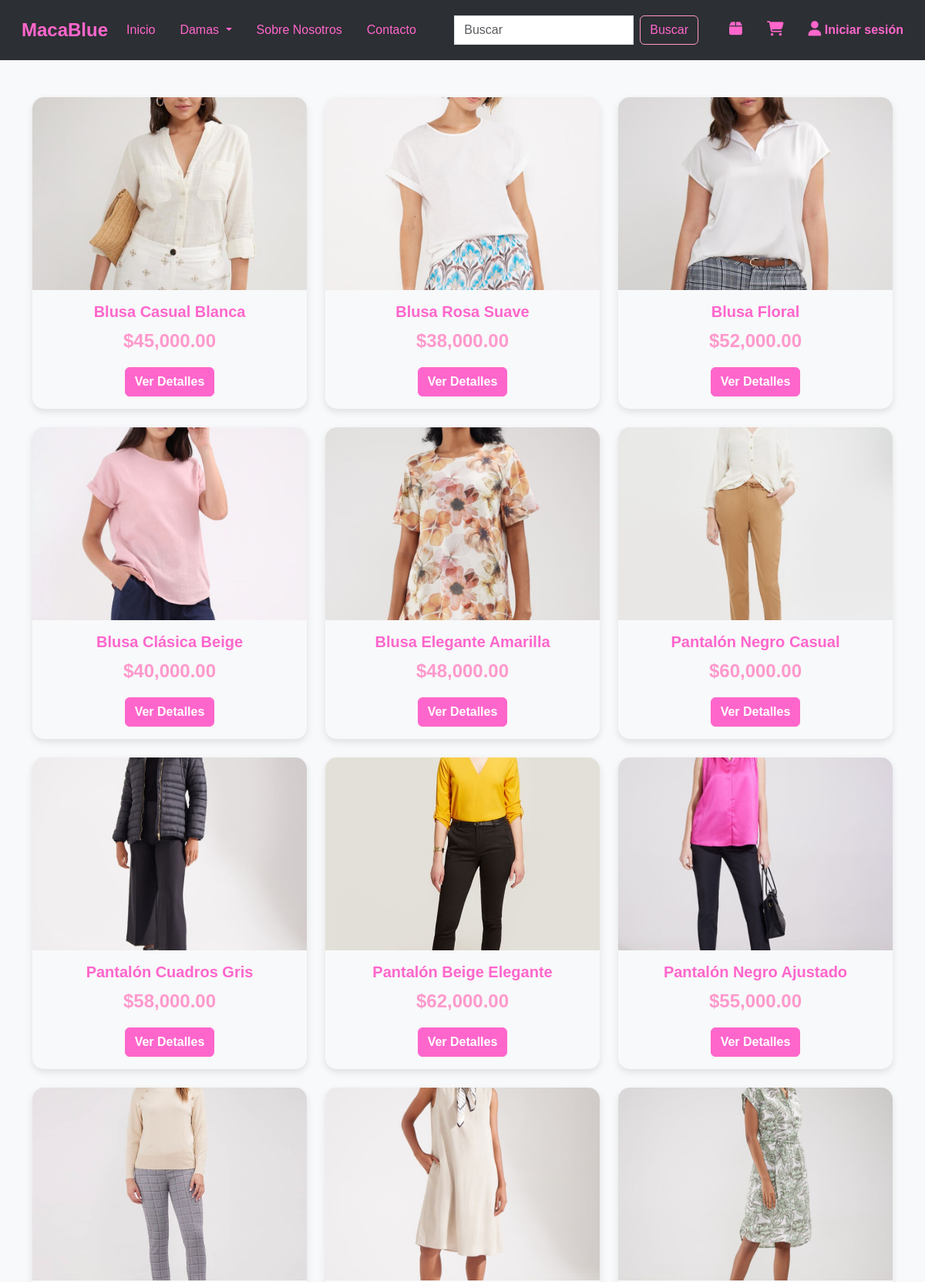
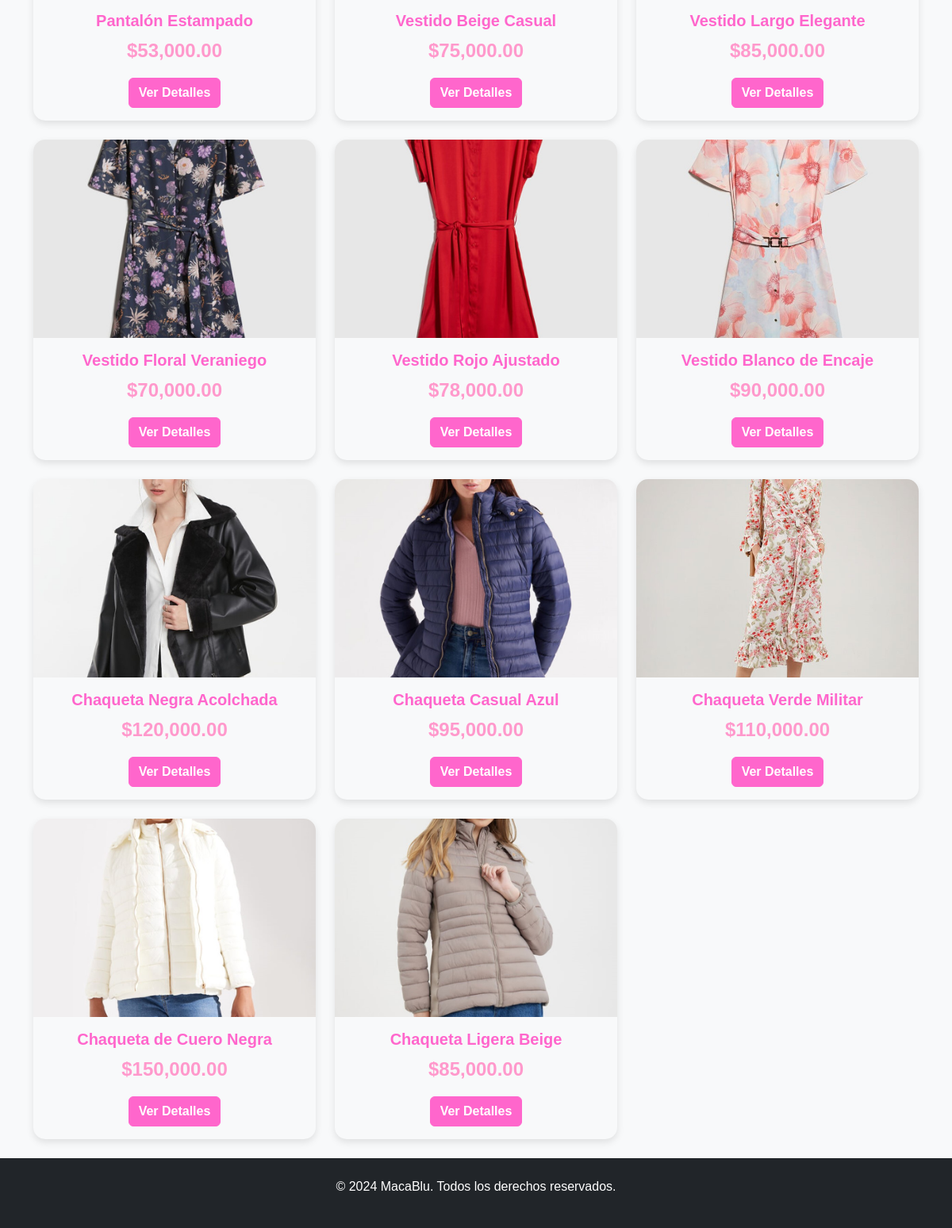
Page /cliente/view/productos.php on the committed database (2 pictures, top to bottom).
### tables this page shows
CREATE TABLE `productos` (
  `producto_id` int(11) NOT NULL,
  `nombreProducto` varchar(255) NOT NULL,
  `categoriaProducto` int(11) DEFAULT NULL,
  `subcategoriaProducto` varchar(255) DEFAULT NULL,
  `precioProducto` decimal(10,2) NOT NULL,
  `stockProducto` int(11) NOT NULL,
  `estadoProducto` enum('Disponible','No disponible') NOT NULL,
  `tallas` varchar(255) DEFAULT NULL,
  `colorProducto` varchar(50) DEFAULT NULL,
  `materialProducto` varchar(50) DEFAULT NULL,
  `descripcionProducto` text DEFAULT NULL,
  `fotosProducto` text DEFAULT NULL
);

### Cliente/Models/ProductoModel.php (called while the page is built, shortened)
<?php
class ProductoModel {
    public static function obtenerProductos($subcategoria = null) {
        $conn = Conexion::obtenerConexion();
        $sql = "SELECT * FROM productos WHERE estadoProducto = 'Disponible'";
        $stmt = $conn->prepare($sql);
        $stmt->execute();
        $result = $stmt->get_result();
        $productos = $result->fetch_all(MYSQLI_ASSOC);
        return $productos;
    }
}

### Cliente/Controllers/ProductoController.php (called while the page is built, shortened)
<?php
require_once '../models/ProductoModel.php';
class ProductoController {
    public static function obtenerProductos($subcategoria = null) {
        return ProductoModel::obtenerProductos($subcategoria);
    }
}

### Cliente/view/productos.php (the view, shortened to what this page needs)
<?php
require_once '../controllers/ProductoController.php';
$subcategoria = isset($_GET['subcategoria']) && !empty(trim($_GET['subcategoria'])) ? trim($_GET['subcategoria']) : null;
if ($subcategoria !== null) {
    $productos = ProductoController::obtenerProductos($subcategoria);
} else {
    $productos = ProductoController::obtenerProductos();
}
$base_url = '/MacaBlue/cliente';
?>
<!DOCTYPE html>
<html lang="es">
<head>
    <link rel="stylesheet" href="https://cdnjs.cloudflare.com/ajax/libs/font-awesome/6.5.0/css/all.min.css">
    <link href="https://cdn.jsdelivr.net/npm/bootstrap@5.3.3/dist/css/bootstrap.min.css" rel="stylesheet">
    <link rel="stylesheet" href="<?php echo $base_url; ?>/assets/css/style.css">
    <link rel="stylesheet" href="<?php echo $base_url; ?>/assets/css/nav.css">
</head>
<body>
<?php include 'nav.php'; ?>
<div class="container mt-5">
    <div class="row">
        <?php if (!empty($productos)): ?>
            <?php foreach ($productos as $producto): ?>
                <div class="col-md-4 mb-4">
                    <div class="card product-card" data-bs-toggle="modal" data-bs-target="#productModal<?php echo $producto['producto_id']; ?>">
                        <?php
                        $foto = !empty($producto['fotosProducto']) ? '/MacaBlue/Admin/uploads/' . $producto['fotosProducto'] : '/MacaBlue/Admin/uploads/default.jpg';
                        ?>
                        <img src="<?php echo htmlspecialchars($foto); ?>" class="card-img-top product-img" alt="<?php echo htmlspecialchars($producto['nombreProducto']); ?>">
                        <div class="card-body text-center">
                            <h5 class="card-title"><?php echo htmlspecialchars($producto['nombreProducto']); ?></h5>
                            <p class="price">$<?php echo number_format($producto['precioProducto'], 2); ?></p>
                            <a href="#" class="btn btn-primary" data-bs-toggle="modal" data-bs-target="#productModal<?php echo $producto['producto_id']; ?>">Ver Detalles</a>
                        </div>
                    </div>
                </div>
            <?php endforeach; ?>
        <?php else: ?>
            <p class="text-center">No hay productos disponibles en esta subcategoría.</p>
        <?php endif; ?>
    </div>
</div>
<?php include 'footer.php'; ?>
</body>
</html>

### Cliente/assets/css/style.css (style rules this page uses)
:root { --fucsia-claro: #ff66cc; --fucsia-pastel: #ff99cc; --fondo-oscuro: #2c2f33; --fondo-claro: #f8f9fa; --fuente-bonita: 'Poppins', sans-serif; }
body { font-family: var(--fuente-bonita); background-color: var(--fondo-claro); color: var(--fondo-oscuro); }
.product-card { transition: transform 0.3s ease, box-shadow 0.3s ease; cursor: pointer; border: none; overflow: hidden; border-radius: 15px; box-shadow: 0 4px 10px rgba(0, 0, 0, 0.1); background-color: var(--fondo-claro); }
.product-img { height: 250px; width: 100%; object-fit: cover; }
.price { font-size: 1.5em; color: var(--fucsia-pastel); font-weight: bold; }
.card-title { color: var(--fucsia-claro); font-weight: bold; }
.btn-primary { background-color: var(--fucsia-claro) !important; border-color: var(--fucsia-claro) !important; font-weight: bold; color: white !important; outline: none !important; box-shadow: none !important; }

### rows in the picture
productos: fotosProducto (picture), nombreProducto "Blusa Casual Blanca", precioProducto "45,000.00"
productos: fotosProducto (picture), nombreProducto "Blusa Rosa Suave", precioProducto "38,000.00"
productos: fotosProducto (picture), nombreProducto "Blusa Floral", precioProducto "52,000.00"
productos: fotosProducto (picture), nombreProducto "Blusa Clásica Beige", precioProducto "40,000.00"
productos: fotosProducto (picture), nombreProducto "Blusa Elegante Amarilla", precioProducto "48,000.00"
productos: fotosProducto (picture), nombreProducto "Pantalón Negro Casual", precioProducto "60,000.00"
productos: fotosProducto (picture), nombreProducto "Pantalón Cuadros Gris", precioProducto "58,000.00"
productos: fotosProducto (picture), nombreProducto "Pantalón Beige Elegante", precioProducto "62,000.00"
productos: fotosProducto (picture), nombreProducto "Pantalón Negro Ajustado", precioProducto "55,000.00"
productos: fotosProducto (picture), nombreProducto "Pantalón Estampado", precioProducto "53,000.00"
productos: fotosProducto (picture), nombreProducto "Vestido Beige Casual", precioProducto "75,000.00"
productos: fotosProducto (picture), nombreProducto "Vestido Largo Elegante", precioProducto "85,000.00"
productos: fotosProducto (picture), nombreProducto "Vestido Floral Veraniego", precioProducto "70,000.00"
productos: fotosProducto (picture), nombreProducto "Vestido Rojo Ajustado", precioProducto "78,000.00"
productos: fotosProducto (picture), nombreProducto "Vestido Blanco de Encaje", precioProducto "90,000.00"
productos: fotosProducto (picture), nombreProducto "Chaqueta Negra Acolchada", precioProducto "120,000.00"
productos: fotosProducto (picture), nombreProducto "Chaqueta Casual Azul", precioProducto "95,000.00"
productos: fotosProducto (picture), nombreProducto "Chaqueta Verde Militar", precioProducto "110,000.00"
productos: fotosProducto (picture), nombreProducto "Chaqueta de Cuero Negra", precioProducto "150,000.00"
productos: fotosProducto (picture), nombreProducto "Chaqueta Ligera Beige", precioProducto "85,000.00"

### other values in the picture
$categoria['nombreCategoria'] "Damas"
